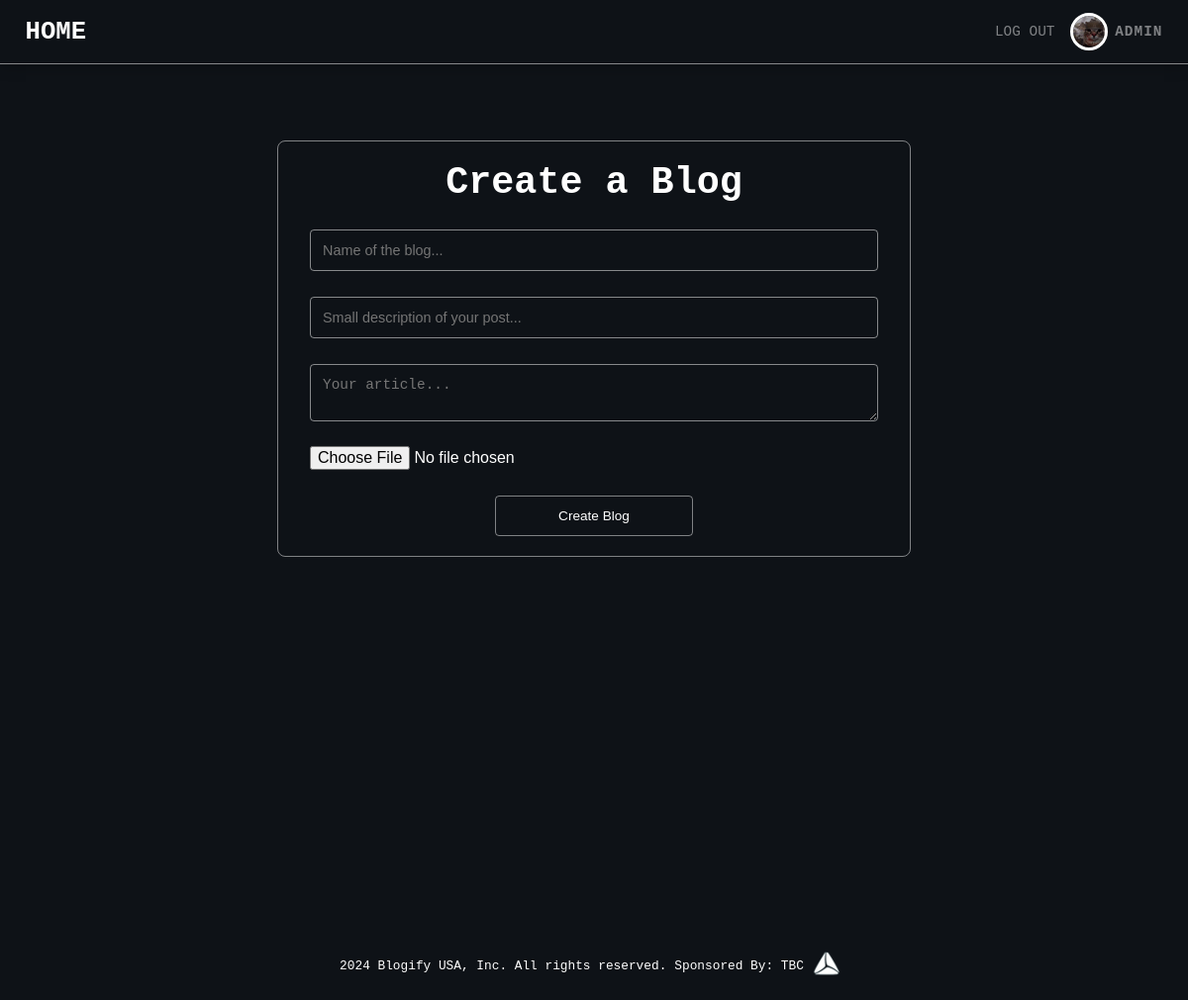
Screenshot of /blogs/create (signed in) with the database file from the repository.
### models.py (models this page shows, shortened)
class User(db.Model, UserMixin):
    id = db.Column(db.Integer, primary_key=True)
    name = db.Column(db.String, nullable=False)
    email = db.Column(db.String, nullable=False, unique=True)
    password = db.Column(db.String, nullable=False)
    image = db.Column(db.String, nullable=False)
    role = db.Column(db.String, nullable=False, default="user")

### routes.py (the view)
@app.route("/blogs/create", methods=["GET", "POST"])
@login_required
def renderBlogForm():
    form = BlogForm()
    if form.validate_on_submit():
        f = form.bg_image.data
        image_name = "default_blog.png"
        if f:
            filename, filetype = os.path.splitext(secure_filename(f.filename))
            filename = uuid4()
            image_name = f"{filename}{filetype}"
            filepath = os.path.join(
                app.root_path, "static", "images", "blogs", f"{filename}{filetype}"
            )
            f.save(filepath)
        blog = Blog(
            name=form.name.data,
            description=form.description.data,
            article=form.article.data,
            user=current_user.id,
            likes=0,
            dislikes=0,
            image=image_name,
        )
        blog.add()
        return redirect(f"/blogs/{blog.id}")
    else:
        print(form.errors)
    return render_template("blogCreate.html", form=form, title="Create Blog")

### forms.py
class BlogForm(FlaskForm):
    name = StringField(
        "Name of the blog...",
        validators=[
            DataRequired("Blog must have a name"),
            Length(
                min=5,
                max=80,
                message="Blog name must be more than 5 and less than 80 characters!",
            ),
        ],
    )
    description = StringField(
        "Small description of your post...",
        validators=[
            DataRequired("Blog must have a description"),
            Length(
                min=5,
                max=120,
                message="Blog Description must be more than 5 and less than 120 characters!",
            ),
        ],
    )
    article = TextAreaField(
        "Your article...",
        validators=[
            DataRequired("Blog must have an article in it"),
            Length(
                min=10,
                message="Blog Article must be equal to or more than 10 characters!",
            ),
        ],
    )
    bg_image = FileField(
        "Cover Image for your blog.",
        validators=[FileAllowed(["jpg", "png", "webp", "jpeg"])],
    )
    submit = SubmitField("Create Blog")

### models.py (called while the page is built)
@login_manager.user_loader
def load_user(user_id):
    return User.query.get(user_id)

### templates/blogCreate.html (shortened to what this page needs)
{% extends "base.html" %} {% block content %}
<main class="main blog_create">
	<form method="post" class="blog_form" enctype="multipart/form-data">
		<h1 class="heading-primary">Create a Blog</h1>
		<div class="blog_form__box">{{ form.name(placeholder=form.name.label.text, class="blog_form__field" ) }}</div>
		<div class="blog_form__box">
			{{ form.description(placeholder=form.description.label.text, class="blog_form__field" ) }}
		</div>
		<div class="blog_form__box">
			{{ form.article(placeholder=form.article.label.text, class="blog_form__field") }}
		</div>
		<div class="blog_form__box">{{form.bg_image(class="blog_form__upload")}}</div>
		{{ form.submit(class="btn__create-blog") }}
	</form>
</main>
{% endblock %}

### templates/_header.html
<header class="header">
	<h2 class="heading-secondary header__logo"><a href="/">HOME</a></h2>
	{% if current_user.is_authenticated %}
	<div class="header__user">
		<div class="header__user-logout">
			<a class="header__user-logout-link" href="/user/logout">Log Out</a>
		</div>
		<div class="header__user-img">
			<a class="header__user-link" href="/me">
				<img src="/static/images/users/{{current_user.image}}" alt="Image of the User" />
			</a>
		</div>
		<div class="header__user-content">
			<p class="header__user-name">{{current_user.name.split(' ')[0].upper()}}</p>
		</div>
	</div>
	{% else %}
	<div class="header__options">
		<a href="/login" class="btn-login">Log In</a>
		<a href="/signup" class="btn-signup">Sign Up</a>
	</div>
	{% endif %}
</header>

### static/css/style.css (style rules this page uses)
*, *::before, *::after { margin: 0; padding: 0; box-sizing: inherit; }
html { font-size: 62.5%; }
@media only screen and (max-width: 1200px) { html { font-size: 50%; } }
body { box-sizing: border-box; font-size: 1.6rem; font-family: monospace; overflow-x: hidden; background-color: #0e1217; width: 100%; }
a { text-decoration: none; }
.main { padding: 4.8rem 1rem; min-height: 100vh; background-color: #0e1217; }
.heading-primary { color: #ffffff; font-size: 4.8rem; }
.heading-secondary { color: #ffffff; font-size: 3.2rem; }
.header { display: flex; align-items: center; justify-content: space-between; width: 100%; box-shadow: 0 0 2rem rgba(0, 0, 0, 0.3); padding: 2rem 3.2rem; background-color: transparent; border-bottom: 1px solid rgba(255, 255, 255, 0.5); }
.header__logo a { color: inherit; transition: all 0.3s; }
.header__user { display: flex; align-items: center; gap: 1.3rem; }
.header__user-img { width: 4rem; height: 4rem; border-radius: 50%; outline: 3px solid #ffffff; overflow: hidden; transition: all 0.3s; }
.header__user-img img { width: 100%; height: 100%; }
.header__user-content { color: rgba(255, 255, 255, 0.47); font-size: 1.8rem; font-weight: 600; letter-spacing: 1px; }
.header__user-logout { margin-right: 1rem; transition: all 0.3s; }
.header__user-logout-link { font-size: 1.8rem; text-transform: uppercase; color: rgba(255, 255, 255, 0.47); }
.btn__create-blog, .btn__edit-blog { padding: 1.5rem 2rem; background-color: transparent; color: #ffffff; border: 1px solid rgba(255, 255, 255, 0.47); border-radius: 0.5rem; transition: all 0.3s; font-size: 2rem; }
.blog_create { margin: 4.8rem 0; display: flex; justify-content: center; }
.blog_form { max-width: 80rem; width: 100%; height: 100%; padding: 2.5rem 4rem; border: 1px solid rgba(255, 255, 255, 0.47); border-radius: 1rem; display: flex; flex-direction: column; align-items: center; gap: 3.2rem; }
.blog_form__box { width: 100%; display: flex; flex-direction: column; gap: 0.8rem; }
.blog_form__field { width: 100%; border-radius: 0.5rem; background-color: transparent; border: 1px solid rgba(255, 255, 255, 0.5); color: #ffffff; padding: 1.5rem; font-size: 1.8rem; resize: vertical; }
.blog_form .btn__create-blog { width: 35%; font-size: 1.7rem; }
.blog_form__upload { color: #ffffff; font-size: 2rem; }

### rows the page displays
User: image (picture), name.split "ADMIN"
